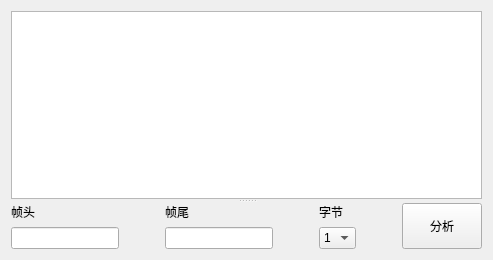
      <widget class="QWidget" name="tab_4">
       <attribute name="title">
        <string>串口图形</string>
       </attribute>
       <layout class="QGridLayout" name="gridLayout_3">
        <item row="0" column="0">
         <widget class="QSplitter" name="splitter_2">
          <property name="orientation">
           <enum>Qt::Vertical</enum>
          </property>
          <widget class="QGraphicsView" name="graphicsView"/>
          <widget class="QWidget" name="layoutWidget">
           <layout class="QHBoxLayout" name="horizontalLayout_10">
            <property name="sizeConstraint">
             <enum>QLayout::SetDefaultConstraint</enum>
            </property>
            <property name="leftMargin">
             <number>0</number>
            </property>
            <property name="topMargin">
             <number>0</number>
            </property>
            <item>
             <layout class="QVBoxLayout" name="verticalLayout_7">
              <item>
               <widget class="QLabel" name="label_24">
                <property name="sizePolicy">
                 <sizepolicy hsizetype="Preferred" vsizetype="Fixed">
                  <horstretch>0</horstretch>
                  <verstretch>0</verstretch>
                 </sizepolicy>
                </property>
                <property name="text">
                 <string>帧头</string>
                </property>
               </widget>
              </item>
              <item>
               <widget class="QLineEdit" name="lineEdit_7">
                <property name="sizePolicy">
                 <sizepolicy hsizetype="Preferred" vsizetype="Preferred">
                  <horstretch>0</horstretch>
                  <verstretch>0</verstretch>
                 </sizepolicy>
                </property>
               </widget>
              </item>
             </layout>
            </item>
            <item>
             <spacer name="horizontalSpacer_2">
              <property name="orientation">
               <enum>Qt::Horizontal</enum>
              </property>
              <property name="sizeType">
               <enum>QSizePolicy::Fixed</enum>
              </property>
              <property name="sizeHint" stdset="0">
               <size>
                <width>40</width>
                <height>20</height>
               </size>
              </property>
             </spacer>
            </item>
            <item>
             <layout class="QVBoxLayout" name="verticalLayout_8">
              <item>
               <widget class="QLabel" name="label_25">
                <property name="sizePolicy">
                 <sizepolicy hsizetype="Preferred" vsizetype="Fixed">
                  <horstretch>0</horstretch>
                  <verstretch>0</verstretch>
                 </sizepolicy>
                </property>
                <property name="text">
                 <string>帧尾</string>
                </property>
               </widget>
              </item>
              <item>
               <widget class="QLineEdit" name="lineEdit_8">
                <property name="sizePolicy">
                 <sizepolicy hsizetype="Preferred" vsizetype="Preferred">
                  <horstretch>0</horstretch>
                  <verstretch>0</verstretch>
                 </sizepolicy>
                </property>
               </widget>
              </item>
             </layout>
            </item>
            <item>
             <spacer name="horizontalSpacer_3">
              <property name="orientation">
               <enum>Qt::Horizontal</enum>
              </property>
              <property name="sizeType">
               <enum>QSizePolicy::Fixed</enum>
              </property>
              <property name="sizeHint" stdset="0">
               <size>
                <width>40</width>
                <height>20</height>
               </size>
              </property>
             </spacer>
            </item>
            <item>
             <layout class="QVBoxLayout" name="verticalLayout_9">
              <item>
               <widget class="QLabel" name="label_26">
                <property name="sizePolicy">
                 <sizepolicy hsizetype="Preferred" vsizetype="Fixed">
                  <horstretch>0</horstretch>
                  <verstretch>0</verstretch>
                 </sizepolicy>
                </property>
                <property name="text">
                 <string>字节</string>
                </property>
               </widget>
              </item>
              <item>
               <widget class="QComboBox" name="comboBox_6">
                <property name="sizePolicy">
                 <sizepolicy hsizetype="Preferred" vsizetype="Preferred">
                  <horstretch>0</horstretch>
                  <verstretch>0</verstretch>
                 </sizepolicy>
                </property>
                <item>
                 <property name="text">
                  <string>1</string>
                 </property>
                </item>
                <item>
                 <property name="text">
                  <string>2</string>
                 </property>
                </item>
                <item>
                 <property name="text">
                  <string>3</string>
                 </property>
                </item>
               </widget>
              </item>
             </layout>
            </item>
            <item>
             <spacer name="horizontalSpacer_4">
              <property name="orientation">
               <enum>Qt::Horizontal</enum>
              </property>
              <property name="sizeType">
               <enum>QSizePolicy::Fixed</enum>
              </property>
              <property name="sizeHint" stdset="0">
               <size>
                <width>40</width>
                <height>20</height>
               </size>
              </property>
             </spacer>
            </item>
            <item>
             <widget class="QPushButton" name="pushButton_7">
              <property name="sizePolicy">
               <sizepolicy hsizetype="Preferred" vsizetype="Preferred">
                <horstretch>0</horstretch>
                <verstretch>0</verstretch>
               </sizepolicy>
              </property>
              <property name="text">
               <string>分析</string>
              </property>
             </widget>
            </item>
           </layout>
          </widget>
         </widget>
        </item>
       </layout>
      </widget>
